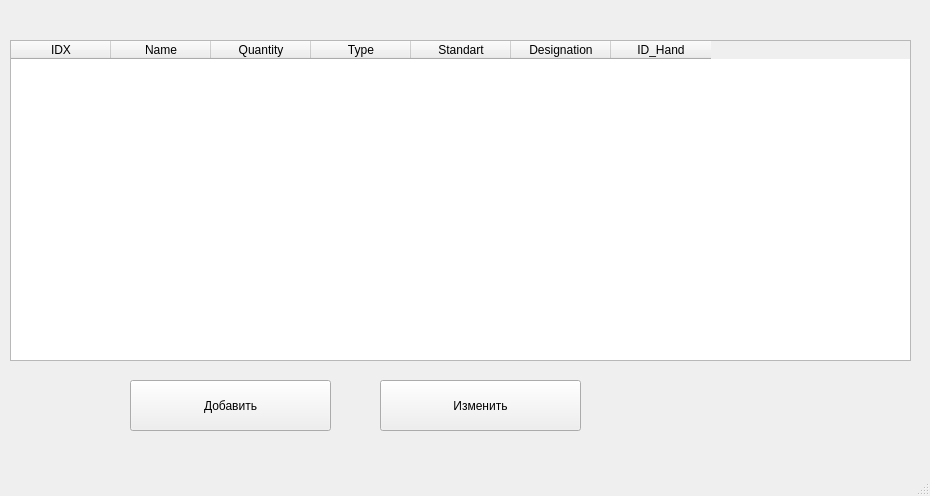
<?xml version="1.0" encoding="UTF-8"?>
<ui version="4.0">
 <class>MainWindow</class>
 <widget class="QMainWindow" name="MainWindow">
  <property name="geometry">
   <rect>
    <x>0</x>
    <y>0</y>
    <width>930</width>
    <height>496</height>
   </rect>
  </property>
  <property name="windowTitle">
   <string>MainWindow</string>
  </property>
  <widget class="QWidget" name="centralwidget">
   <widget class="QPushButton" name="addButton">
    <property name="geometry">
     <rect>
      <x>130</x>
      <y>380</y>
      <width>201</width>
      <height>51</height>
     </rect>
    </property>
    <property name="text">
     <string>Добавить</string>
    </property>
   </widget>
   <widget class="QPushButton" name="changeButton">
    <property name="geometry">
     <rect>
      <x>380</x>
      <y>380</y>
      <width>201</width>
      <height>51</height>
     </rect>
    </property>
    <property name="text">
     <string>Изменить</string>
    </property>
   </widget>
   <widget class="QTableWidget" name="tableWidget">
    <property name="geometry">
     <rect>
      <x>10</x>
      <y>40</y>
      <width>901</width>
      <height>321</height>
     </rect>
    </property>
    <column>
     <property name="text">
      <string>IDX</string>
     </property>
    </column>
    <column>
     <property name="text">
      <string>Name</string>
     </property>
    </column>
    <column>
     <property name="text">
      <string>Quantity</string>
     </property>
    </column>
    <column>
     <property name="text">
      <string>Type</string>
     </property>
    </column>
    <column>
     <property name="text">
      <string>Standart</string>
     </property>
    </column>
    <column>
     <property name="text">
      <string>Designation</string>
     </property>
    </column>
    <column>
     <property name="text">
      <string>ID_Hand</string>
     </property>
    </column>
   </widget>
  </widget>
  <widget class="QStatusBar" name="statusbar"/>
 </widget>
 <resources/>
 <connections/>
</ui>
